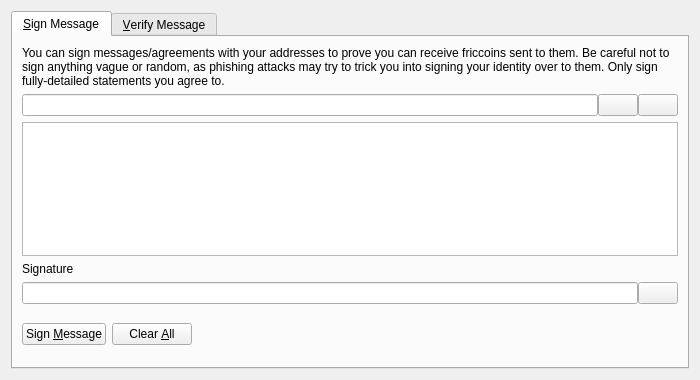
<?xml version="1.0" encoding="UTF-8"?>
<ui version="4.0">
 <class>SignVerifyMessageDialog</class>
 <widget class="QDialog" name="SignVerifyMessageDialog">
  <property name="geometry">
   <rect>
    <x>0</x>
    <y>0</y>
    <width>700</width>
    <height>380</height>
   </rect>
  </property>
  <property name="windowTitle">
   <string>Signatures - Sign / Verify a Message</string>
  </property>
  <property name="modal">
   <bool>true</bool>
  </property>
  <layout class="QVBoxLayout" name="verticalLayout">
   <item>
    <widget class="QTabWidget" name="tabWidget">
     <property name="currentIndex">
      <number>0</number>
     </property>
     <widget class="QWidget" name="tabSignMessage">
      <attribute name="title">
       <string>&amp;Sign Message</string>
      </attribute>
      <layout class="QVBoxLayout" name="verticalLayout_SM">
       <item>
        <widget class="QLabel" name="infoLabel_SM">
         <property name="text">
          <string>You can sign messages/agreements with your addresses to prove you can receive friccoins sent to them. Be careful not to sign anything vague or random, as phishing attacks may try to trick you into signing your identity over to them. Only sign fully-detailed statements you agree to.</string>
         </property>
         <property name="textFormat">
          <enum>Qt::PlainText</enum>
         </property>
         <property name="wordWrap">
          <bool>true</bool>
         </property>
        </widget>
       </item>
       <item>
        <layout class="QHBoxLayout" name="horizontalLayout_1_SM">
         <property name="spacing">
          <number>0</number>
         </property>
         <item>
          <widget class="QValidatedLineEdit" name="addressIn_SM">
           <property name="toolTip">
            <string>The Bonkcoin address to sign the message with</string>
           </property>
          </widget>
         </item>
         <item>
          <widget class="QPushButton" name="addressBookButton_SM">
           <property name="toolTip">
            <string>Choose previously used address</string>
           </property>
           <property name="text">
            <string/>
           </property>
           <property name="icon">
            <iconset resource="../bitcoin.qrc">
             <normaloff>:/icons/address-book</normaloff>:/icons/address-book</iconset>
           </property>
           <property name="shortcut">
            <string>Alt+A</string>
           </property>
           <property name="autoDefault">
            <bool>false</bool>
           </property>
          </widget>
         </item>
         <item>
          <widget class="QPushButton" name="pasteButton_SM">
           <property name="toolTip">
            <string>Paste address from clipboard</string>
           </property>
           <property name="text">
            <string/>
           </property>
           <property name="icon">
            <iconset resource="../bitcoin.qrc">
             <normaloff>:/icons/editpaste</normaloff>:/icons/editpaste</iconset>
           </property>
           <property name="shortcut">
            <string>Alt+P</string>
           </property>
           <property name="autoDefault">
            <bool>false</bool>
           </property>
          </widget>
         </item>
        </layout>
       </item>
       <item>
        <widget class="QPlainTextEdit" name="messageIn_SM">
         <property name="toolTip">
          <string>Enter the message you want to sign here</string>
         </property>
        </widget>
       </item>
       <item>
        <widget class="QLabel" name="signatureLabel_SM">
         <property name="text">
          <string>Signature</string>
         </property>
         <property name="textFormat">
          <enum>Qt::PlainText</enum>
         </property>
        </widget>
       </item>
       <item>
        <layout class="QHBoxLayout" name="horizontalLayout_2_SM">
         <property name="spacing">
          <number>0</number>
         </property>
         <item>
          <widget class="QLineEdit" name="signatureOut_SM">
           <property name="font">
            <font>
             <italic>true</italic>
            </font>
           </property>
           <property name="readOnly">
            <bool>true</bool>
           </property>
          </widget>
         </item>
         <item>
          <widget class="QPushButton" name="copySignatureButton_SM">
           <property name="toolTip">
            <string>Copy the current signature to the system clipboard</string>
           </property>
           <property name="text">
            <string/>
           </property>
           <property name="icon">
            <iconset resource="../bitcoin.qrc">
             <normaloff>:/icons/editcopy</normaloff>:/icons/editcopy</iconset>
           </property>
           <property name="autoDefault">
            <bool>false</bool>
           </property>
          </widget>
         </item>
        </layout>
       </item>
       <item>
        <layout class="QHBoxLayout" name="horizontalLayout_3_SM">
         <item>
          <widget class="QPushButton" name="signMessageButton_SM">
           <property name="toolTip">
            <string>Sign the message to prove you own this Bonkcoin address</string>
           </property>
           <property name="text">
            <string>Sign &amp;Message</string>
           </property>
           <property name="icon">
            <iconset resource="../bitcoin.qrc">
             <normaloff>:/icons/edit</normaloff>:/icons/edit</iconset>
           </property>
           <property name="autoDefault">
            <bool>false</bool>
           </property>
          </widget>
         </item>
         <item>
          <widget class="QPushButton" name="clearButton_SM">
           <property name="toolTip">
            <string>Reset all sign message fields</string>
           </property>
           <property name="text">
            <string>Clear &amp;All</string>
           </property>
           <property name="icon">
            <iconset resource="../bitcoin.qrc">
             <normaloff>:/icons/remove</normaloff>:/icons/remove</iconset>
           </property>
           <property name="autoDefault">
            <bool>false</bool>
           </property>
          </widget>
         </item>
         <item>
          <spacer name="horizontalSpacer_1_SM">
           <property name="orientation">
            <enum>Qt::Horizontal</enum>
           </property>
           <property name="sizeHint" stdset="0">
            <size>
             <width>40</width>
             <height>48</height>
            </size>
           </property>
          </spacer>
         </item>
         <item>
          <widget class="QLabel" name="statusLabel_SM">
           <property name="font">
            <font>
             <weight>75</weight>
             <bold>true</bold>
            </font>
           </property>
           <property name="text">
            <string/>
           </property>
           <property name="wordWrap">
            <bool>true</bool>
           </property>
          </widget>
         </item>
         <item>
          <spacer name="horizontalSpacer_2_SM">
           <property name="orientation">
            <enum>Qt::Horizontal</enum>
           </property>
           <property name="sizeHint" stdset="0">
            <size>
             <width>40</width>
             <height>48</height>
            </size>
           </property>
          </spacer>
         </item>
        </layout>
       </item>
      </layout>
     </widget>
     <widget class="QWidget" name="tabVerifyMessage">
      <attribute name="title">
       <string>&amp;Verify Message</string>
      </attribute>
      <layout class="QVBoxLayout" name="verticalLayout_VM">
       <item>
        <widget class="QLabel" name="infoLabel_VM">
         <property name="text">
          <string>Enter the receiver's address, message (ensure you copy line breaks, spaces, tabs, etc. exactly) and signature below to verify the message. Be careful not to read more into the signature than what is in the signed message itself, to avoid being tricked by a man-in-the-middle attack. Note that this only proves the signing party receives with the address, it cannot prove sendership of any transaction!</string>
         </property>
         <property name="textFormat">
          <enum>Qt::PlainText</enum>
         </property>
         <property name="alignment">
          <set>Qt::AlignLeading|Qt::AlignLeft|Qt::AlignTop</set>
         </property>
         <property name="wordWrap">
          <bool>true</bool>
         </property>
        </widget>
       </item>
       <item>
        <layout class="QHBoxLayout" name="horizontalLayout_1_VM">
         <property name="spacing">
          <number>0</number>
         </property>
         <item>
          <widget class="QValidatedLineEdit" name="addressIn_VM">
           <property name="toolTip">
            <string>The Bonkcoin address the message was signed with</string>
           </property>
          </widget>
         </item>
         <item>
          <widget class="QPushButton" name="addressBookButton_VM">
           <property name="toolTip">
            <string>Choose previously used address</string>
           </property>
           <property name="text">
            <string/>
           </property>
           <property name="icon">
            <iconset resource="../bitcoin.qrc">
             <normaloff>:/icons/address-book</normaloff>:/icons/address-book</iconset>
           </property>
           <property name="shortcut">
            <string>Alt+A</string>
           </property>
           <property name="autoDefault">
            <bool>false</bool>
           </property>
          </widget>
         </item>
        </layout>
       </item>
       <item>
        <widget class="QPlainTextEdit" name="messageIn_VM"/>
       </item>
       <item>
        <widget class="QValidatedLineEdit" name="signatureIn_VM"/>
       </item>
       <item>
        <layout class="QHBoxLayout" name="horizontalLayout_2_VM">
         <item>
          <widget class="QPushButton" name="verifyMessageButton_VM">
           <property name="toolTip">
            <string>Verify the message to ensure it was signed with the specified Bonkcoin address</string>
           </property>
           <property name="text">
            <string>Verify &amp;Message</string>
           </property>
           <property name="icon">
            <iconset resource="../bitcoin.qrc">
             <normaloff>:/icons/transaction_0</normaloff>:/icons/transaction_0</iconset>
           </property>
           <property name="autoDefault">
            <bool>false</bool>
           </property>
          </widget>
         </item>
         <item>
          <widget class="QPushButton" name="clearButton_VM">
           <property name="toolTip">
            <string>Reset all verify message fields</string>
           </property>
           <property name="text">
            <string>Clear &amp;All</string>
           </property>
           <property name="icon">
            <iconset resource="../bitcoin.qrc">
             <normaloff>:/icons/remove</normaloff>:/icons/remove</iconset>
           </property>
           <property name="autoDefault">
            <bool>false</bool>
           </property>
          </widget>
         </item>
         <item>
          <spacer name="horizontalSpacer_1_VM">
           <property name="orientation">
            <enum>Qt::Horizontal</enum>
           </property>
           <property name="sizeHint" stdset="0">
            <size>
             <width>40</width>
             <height>48</height>
            </size>
           </property>
          </spacer>
         </item>
         <item>
          <widget class="QLabel" name="statusLabel_VM">
           <property name="font">
            <font>
             <weight>75</weight>
             <bold>true</bold>
            </font>
           </property>
           <property name="text">
            <string/>
           </property>
           <property name="wordWrap">
            <bool>true</bool>
           </property>
          </widget>
         </item>
         <item>
          <spacer name="horizontalSpacer_2_VM">
           <property name="orientation">
            <enum>Qt::Horizontal</enum>
           </property>
           <property name="sizeHint" stdset="0">
            <size>
             <width>40</width>
             <height>48</height>
            </size>
           </property>
          </spacer>
         </item>
        </layout>
       </item>
      </layout>
     </widget>
    </widget>
   </item>
  </layout>
 </widget>
 <customwidgets>
  <customwidget>
   <class>QValidatedLineEdit</class>
   <extends>QLineEdit</extends>
   <header>qvalidatedlineedit.h</header>
  </customwidget>
 </customwidgets>
 <resources>
  <include location="../bitcoin.qrc"/>
 </resources>
 <connections/>
</ui>
